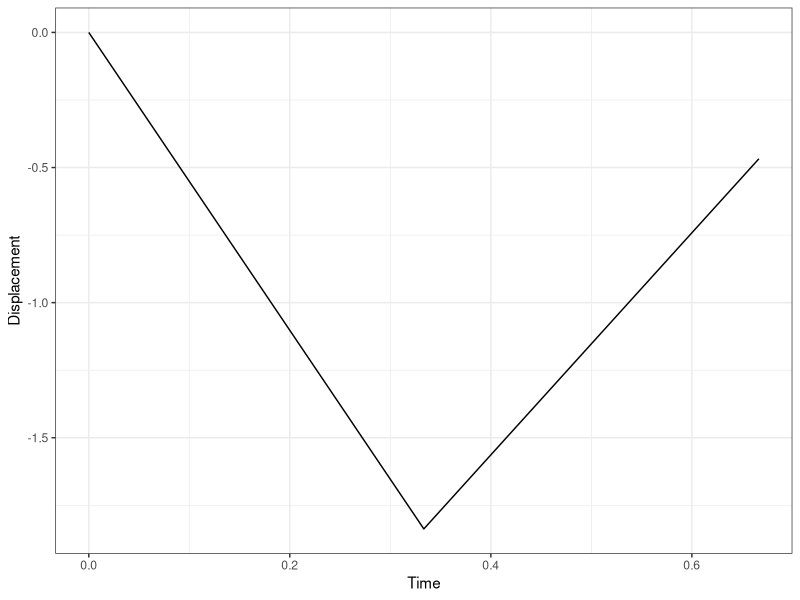
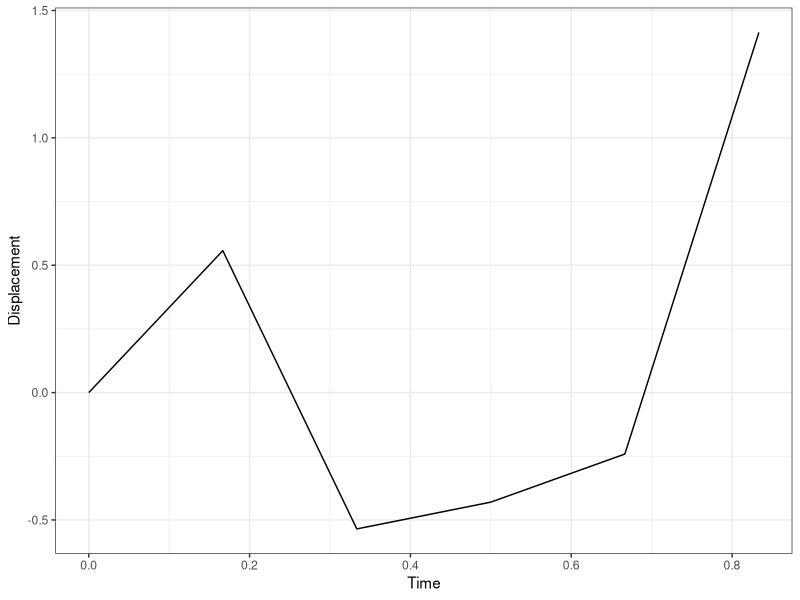
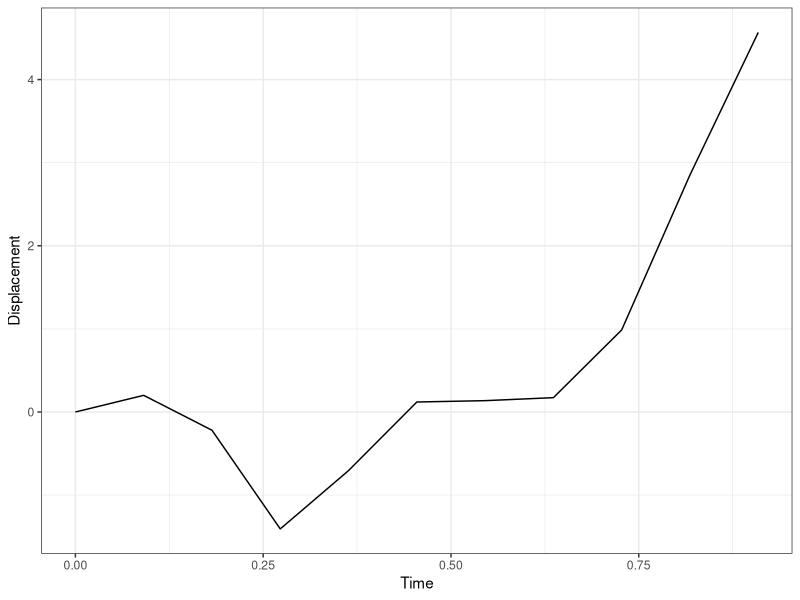
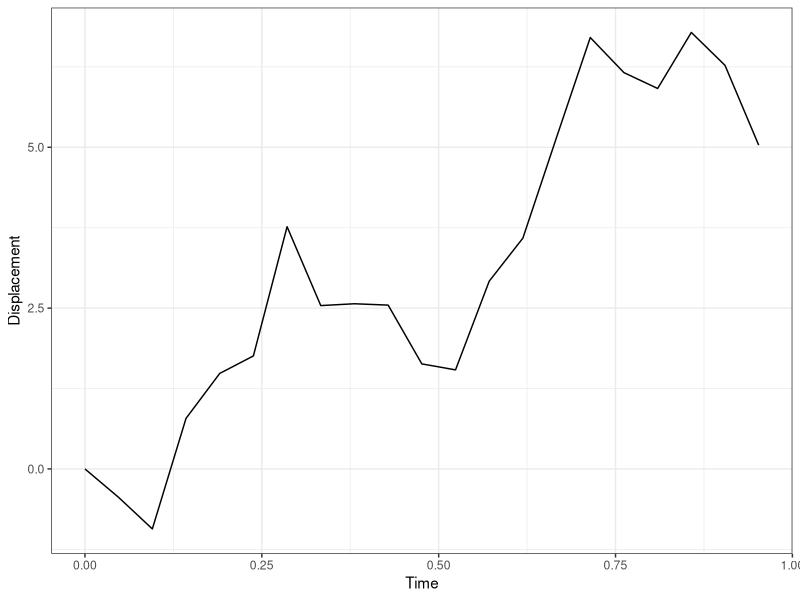
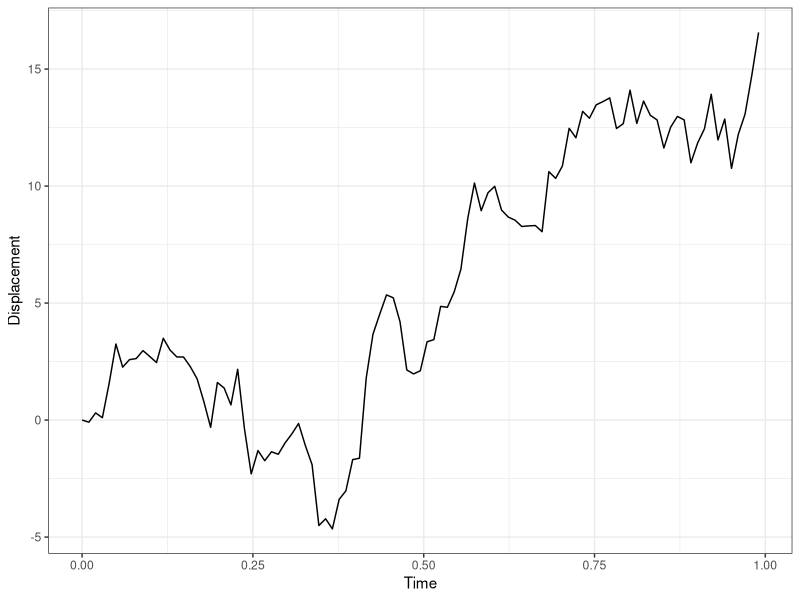
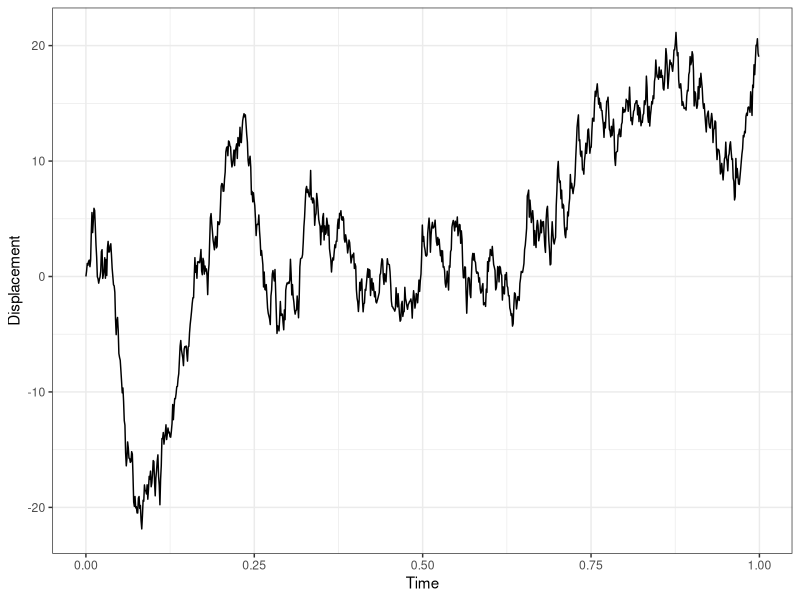
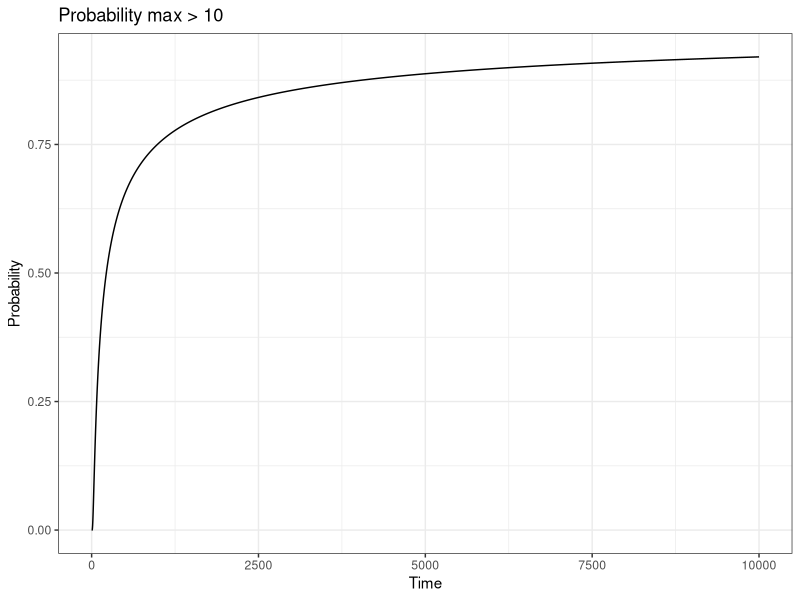
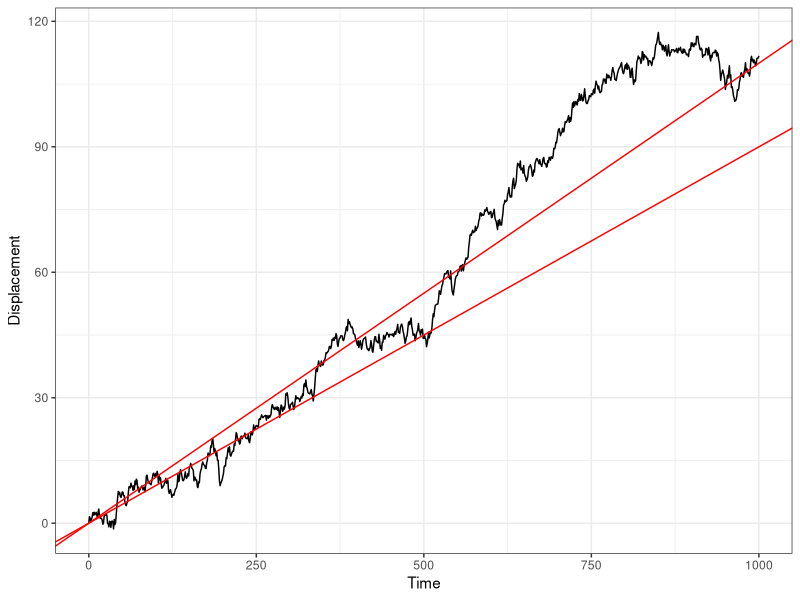

These charts were generated, in order, by the following R code: (Note: this script raises an error after producing the figures.)
#
####
####### A sample Brownian path
####
#
library(ggplot2)

kicks <- rnorm(n=999999)
kicks <- c(0,kicks)
bm    <- cumsum(kicks)
df <- data.frame(Displacement=bm,Time = (0:999999)/1000000)

gg <- ggplot(data=df,aes(x=Time,y=Displacement)) +
  geom_line() + theme_bw() + ggtitle("A sample Brownian path")

ggsave("brownianPath.png",height=3,width = 5)

#
####
####### Piecewise linear functions converge to BM
####
#
n = 2
kicks <- rnorm(n=n)
kicks <- c(0,kicks)
bm    <- cumsum(kicks)
df <- data.frame(Displacement=bm,Time = (0:n)/(n+1))

gg <- ggplot(data=df,aes(x=Time,y=Displacement)) +
  geom_line() + theme_bw() 
gg


n=5
kicks <- rnorm(n=n)
kicks <- c(0,kicks)
bm    <- cumsum(kicks)
df1 <- data.frame(Displacement=bm,Time = (0:n)/(n+1))

gg <- ggplot(data=df1,aes(x=Time,y=Displacement)) +
  geom_line() + theme_bw() 
gg

n=10
kicks <- rnorm(n=n)
kicks <- c(0,kicks)
bm    <- cumsum(kicks)
df2 <- data.frame(Displacement=bm,Time = (0:n)/(n+1))

gg <- ggplot(data=df2,aes(x=Time,y=Displacement)) +
  geom_line() + theme_bw() 
gg

n=20
kicks <- rnorm(n=n)
kicks <- c(0,kicks)
bm    <- cumsum(kicks)
df3 <- data.frame(Displacement=bm,Time = (0:n)/(n+1))

gg <- ggplot(data=df3,aes(x=Time,y=Displacement)) +
  geom_line() + theme_bw() 
gg

n=100
kicks <- rnorm(n=n)
kicks <- c(0,kicks)
bm    <- cumsum(kicks)
df4 <- data.frame(Displacement=bm,Time = (0:n)/(n+1))

gg <- ggplot(data=df4,aes(x=Time,y=Displacement)) +
  geom_line() + theme_bw() 
gg

n=1000
kicks <- rnorm(n=n)
kicks <- c(0,kicks)
bm    <- cumsum(kicks)
df5 <- data.frame(Displacement=bm,Time = (0:n)/(n+1))

gg <- ggplot(data=df5,aes(x=Time,y=Displacement)) +
  geom_line() + theme_bw() 
gg


#
####
####### Prob max > 10 at time t
####
#
probMax <- vector()
for(i in 1:10000) {
  probMax[i] <- 2-2*pnorm(10/sqrt(i))
}
probMax <- c(0,probMax)

gg <- ggplot(data.frame(Probability=probMax,Time=0:10000),
             aes(x=Time,y=Probability)) +
  geom_line() + theme_bw() + ggtitle("Probability max > 10")
gg
ggsave("~/Desktop/probabilityGreater.png",height=3,width = 5)

#
####
####### Brownian motion with drift
####
#

#
mu <- 0.1
epsilon <- 0.01

n <- 1000
bm <- c(0,cumsum(rnorm(n))) + mu*0:n
df <- data.frame(Displacement=bm,Time=0:n,n=n)
gg <- ggplot(df,aes(x=Time,y=Displacement)) +
  geom_line() + geom_abline(slope = mu+epsilon,color="red") +
  geom_abline(slope = mu-epsilon,color="red") +
  theme_bw() 
gg

n <- 10000
bm <- c(0,cumsum(rnorm(n))) + mu*0:n
df2 <- data.frame(Displacement=bm,Time=0:n,n=n)
gg2 <- ggplot(df2,aes(x=Time,y=Displacement)) +
  geom_line() + geom_abline(slope = mu+epsilon,color="red") +
  geom_abline(slope = mu-epsilon,color="red") +
  theme_bw() 
gg2

n <- 100000
bm <- c(0,cumsum(rnorm(n))) + mu*0:n
df3 <- data.frame(Displacement=bm,Time=0:n,n=n)
gg3 <- ggplot(df3,aes(x=Time,y=Displacement)) +
  geom_line() + geom_abline(slope = mu+epsilon,color="red") +
  geom_abline(slope = mu-epsilon,color="red") +
  theme_bw() 
gg3

library(gridExtra)
ggsave("~/Desktop/bmWithDrift.png",grid.arrange(gg,gg2,gg3,ncol=3),width=12,height=3)

n <- 1000000
bm <- c(0,cumsum(rnorm(n))) + mu*0:n
plot(bm)
lines((mu+epsilon)*0:n,col="red")
lines((mu-epsilon)*0:n,col="red")


#
###
####### Finite differences for ODE u'(x)=5u(x)+2, u(0)=0
###
#
h <- 0.5
u <- rep(0,1/h+1)
for(i in 1:(1/h)) {
  u[i+1] <- u[i] + h*(5*u[i]+2)
}
df <- data.frame(Values=u,Time=seq(from=0,to=1,by=h))
gg <- ggplot(df,aes(x=Time,y=Values)) +
  geom_line() + theme_bw() + ggtitle(paste0("h=",h)) +
  geom_hline(yintercept = 58.96519,col="red")
gg

h <- 0.1
u <- rep(0,1/h+1)
for(i in 1:(1/h)) {
  u[i+1] <- u[i] + h*(5*u[i]+2)
}
df <- data.frame(Values=u,Time=seq(from=0,to=1,by=h))
gg2 <- ggplot(df,aes(x=Time,y=Values)) +
  geom_line() + theme_bw() + ggtitle(paste0("h=",h)) +
  geom_hline(yintercept = 58.96519,col="red")
gg2

h <- 0.01
u <- rep(0,1/h+1)
for(i in 1:(1/h)) {
  u[i+1] <- u[i] + h*(5*u[i]+2)
}
df <- data.frame(Values=u,Time=seq(from=0,to=1,by=h))
gg3 <- ggplot(df,aes(x=Time,y=Values)) +
  geom_line() + theme_bw() + ggtitle(paste0("h=",h)) +
  geom_hline(yintercept = 58.96519,col="red")
gg3

h <- 0.001
u <- rep(0,1/h+1)
for(i in 1:(1/h)) {
  u[i+1] <- u[i] + h*(5*u[i]+2)
}
df <- data.frame(Values=u,Time=seq(from=0,to=1,by=h))
gg4 <- ggplot(df,aes(x=Time,y=Values)) +
  geom_line() + theme_bw() + ggtitle(paste0("h=",h)) +
  geom_hline(yintercept = 58.96519,col="red")
gg4

h <- 0.0001
u <- rep(0,1/h+1)
for(i in 1:(1/h)) {
  u[i+1] <- u[i] + h*(5*u[i]+2)
}
df <- data.frame(Values=u,Time=seq(from=0,to=1,by=h))
gg5 <- ggplot(df,aes(x=Time,y=Values)) +
  geom_line() + theme_bw() + ggtitle(paste0("h=",h)) +
  geom_hline(yintercept = 58.96519,col="red")
gg5

h <- 0.00001
u <- rep(0,1/h+1)
for(i in 1:(1/h)) {
  u[i+1] <- u[i] + h*(5*u[i]+2)
}
df <- data.frame(Values=u,Time=seq(from=0,to=1,by=h))
gg6 <- ggplot(df,aes(x=Time,y=Values)) +
  geom_line() + theme_bw() + ggtitle(paste0("h=",h)) +
  geom_hline(yintercept = 58.96519,col="red")
gg6

library(gridExtra)
ggsave("~/Desktop/finiteDifferences.png",grid.arrange(gg,gg2,gg3,gg4,gg5,gg6,ncol=3),width=12,height=6)

#
###
####### Euler-Maruyama for OU process
###
#
sigma <- 1
alpha <- 0
U <- vector()
h <- 1/100000
for(i in 1:20) {
  u <- rep(0,1/h+1)
  for(i in 1:(1/h)) {
    u[i+1] <- (1 - h*alpha)*u[i] + sigma*sqrt(h)*rnorm(1)
  }
  U <- c(U,u)
}
Time <- rep(seq(from=0,to=1,by=h),20)
Values <- U
df <- data.frame(Values,Time,Sample=rep(1:20,each=length(Time)/20))
df$Sample <- factor(df$Sample)
gg <- ggplot(df,aes(x=Time,y=Values,col=Sample)) +
  geom_line()  + ylim(-3,3) +
  theme_bw() + theme(legend.position = "none") + ggtitle(paste0("alpha=",alpha))
gg

sigma <- 1
alpha <- 1
U <- vector()
h <- 1/100000
for(i in 1:20) {
  u <- rep(0,1/h+1)
  for(i in 1:(1/h)) {
    u[i+1] <- (1 - h*alpha)*u[i] + sigma*sqrt(h)*rnorm(1)
  }
  U <- c(U,u)
}
Time <- rep(seq(from=0,to=1,by=h),20)
Values <- U
df <- data.frame(Values,Time,Sample=rep(1:20,each=length(Time)/20))
df$Sample <- factor(df$Sample)
gg2 <- ggplot(df,aes(x=Time,y=Values,col=Sample)) +
  geom_line()  + ylim(-3,3) +
  theme_bw() + theme(legend.position = "none") + ggtitle(paste0("alpha=",alpha))
gg2

sigma <- 1
alpha <- 10
U <- vector()
h <- 1/100000
for(i in 1:20) {
  u <- rep(0,1/h+1)
  for(i in 1:(1/h)) {
    u[i+1] <- (1 - h*alpha)*u[i] + sigma*sqrt(h)*rnorm(1)
  }
  U <- c(U,u)
}
Time <- rep(seq(from=0,to=1,by=h),20)
Values <- U
df <- data.frame(Values,Time,Sample=rep(1:20,each=length(Time)/20))
df$Sample <- factor(df$Sample)
gg3 <- ggplot(df,aes(x=Time,y=Values,col=Sample)) +
  geom_line()  + ylim(-3,3) +
  theme_bw() + theme(legend.position = "none") + ggtitle(paste0("alpha=",alpha))
gg3

ggsave("~/Desktop/ouEulerMaruyama.png",grid.arrange(gg,gg2,gg3,ncol=3),width=12,height=3)

